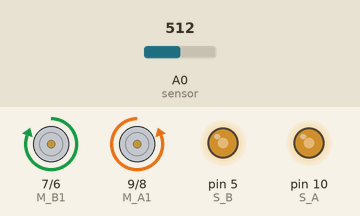
Simulated run of this sketch. Board: Arduino Uno, built with avr-gcc and run on an emulated ATmega328P. On the bench: motor-driver pin pairs drawn as motors (green arrow = first pin HIGH = forward, orange = second pin HIGH = backward, longer = more drive), output pins drawn as LEDs (lit = HIGH). Inputs (shaded band) come from the test bench; at power-on: A0 (sensor) = 512.

Above: at 1.4 s.
1.5 s: A0 (sensor) set to 106
6.5 s: A0 (sensor) set to 95
At 9.7 s:
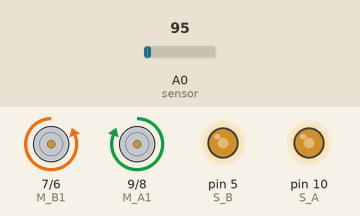
13.7 s: A0 (sensor) set to 122
At 14.5 s:
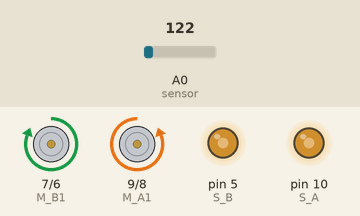
18.7 s: A0 (sensor) set to 90
At 22.0 s:
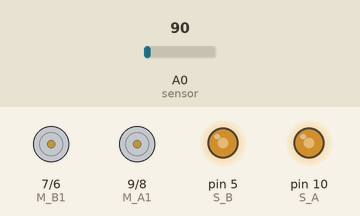
Timing chart, 0 to 27.7 s (numbered marks = the images above; inputs shaded):
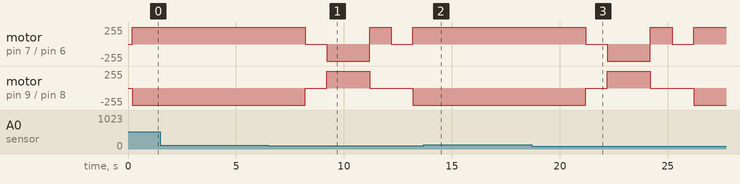

Measured:
- the behaviour switches between 100 and 99 on A0 (sensor) (found by bisection; images 0 and 1)
- after the input at 1.5 s, every drawn part: stays the same
- after the input at 13.7 s, motor on pin 7 (M_B1) / pin 6 (M_B2): stays forward 255/255 (without the input it goes to stopped after 3.5 s); motor on pin 9 (M_A1) / pin 8 (M_A2): stays backward 255/255 (without the input it goes to stopped after 3.5 s)

The sketch:

sketch_feb15b.ino
```cpp
#define sensor A0


int S_A = 10;  //speed motor a
int M_A1 = 9; //motor a = +
int M_A2 = 8; //motor a = -
int M_B1 = 7; //motor b = -
int M_B2 = 6; //motor b = +
int S_B = 5;  //speed motor b


void setup() {

  pinMode(sensor, INPUT);
  pinMode(M_B1, OUTPUT);
pinMode(M_B2, OUTPUT);
pinMode(M_A1, OUTPUT);
pinMode(M_A2, OUTPUT);
pinMode(S_B, OUTPUT);
pinMode(S_A, OUTPUT);

analogWrite(S_A, 150);
analogWrite(S_B, 150);
delay(200);

 Serial.begin(9600);
}

void loop() {
   demo1();
   //demo2();

}

void demo2(){
  forword();
}

void demo1(){
   int   readsen = analogRead(sensor);
  if(readsen < 100)
  {
    stopp();
    delay(1000);

    back();


    turnRight();


//    turnLeft();
//    delay(1000);

    stopp();
    delay(1000);

    forword();


  }
  else
  {
    forword();
  }

}

void forword(){
digitalWrite(M_A1, LOW);
digitalWrite(M_A2, HIGH);
digitalWrite(M_B1, HIGH);
digitalWrite(M_B2, LOW);
delay(4000);
}


void turnRight(){
digitalWrite(M_A1, LOW);
digitalWrite(M_A2, LOW);
digitalWrite(M_B1, HIGH);
digitalWrite(M_B2, LOW);
 delay(1000);
}

void turnLeft(){
digitalWrite(M_A1, LOW);
digitalWrite(M_A2, HIGH);
digitalWrite(M_B1, LOW);
digitalWrite(M_B2, LOW);
}

void stopp(){
digitalWrite(M_A1, LOW);
digitalWrite(M_A2, LOW);
digitalWrite(M_B1, LOW);
digitalWrite(M_B2, LOW);
}

void back(){
digitalWrite(M_A1, HIGH);
digitalWrite(M_A2, LOW);
digitalWrite(M_B1, LOW);
digitalWrite(M_B2, HIGH);
delay(2000);
}
```
